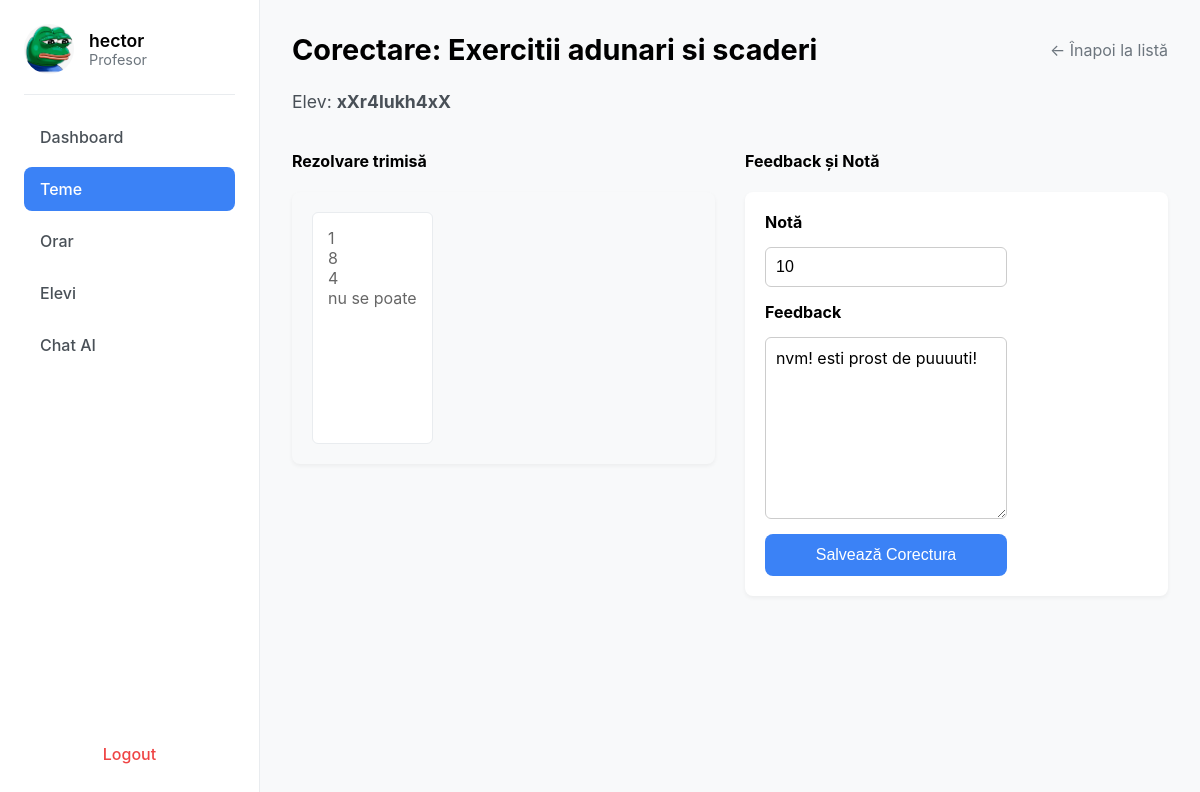
/corectare/5 (signed in), run on the app's committed database.
### app/models.py (models this page shows, shortened)
class User(db.Model, UserMixin):
    __tablename__ = 'user'
    id = db.Column(db.Integer, primary_key=True)
    name = db.Column(db.String(100), nullable=False)
    email = db.Column(db.String(150), unique=True, nullable=False)
    password_hash = db.Column(db.String(256), nullable=False)  # Am mărit la 256 pentru siguranță
    role = db.Column(db.String(20), nullable=False)  # 'student', 'professor', 'parent'
    student = db.relationship('Student', back_populates='user', uselist=False)
    professor = db.relationship('Professor', back_populates='user', uselist=False)
    parent = db.relationship('Parent', back_populates='user', uselist=False)

class Assignment(db.Model):
    __tablename__ = 'assignment'
    id = db.Column(db.Integer, primary_key=True)
    teacher_id = db.Column(db.Integer, db.ForeignKey('professor.id'), nullable=False)
    subject_id = db.Column(db.Integer, db.ForeignKey('subject.id'), nullable=False)  # 'id_materie FK'
    title = db.Column(db.String(150), nullable=False)
    description = db.Column(db.Text, nullable=True)
    created_at = db.Column(db.DateTime, default=datetime.utcnow)
    due_date = db.Column(db.DateTime, nullable=True)  # Data limită
    teacher = db.relationship('Professor', back_populates='assignments')
    subject = db.relationship('Subject', back_populates='assignments')
    submissions = db.relationship('Submission', back_populates='assignment')

class Submission(db.Model):
    __tablename__ = 'submission'
    id = db.Column(db.Integer, primary_key=True)
    assignment_id = db.Column(db.Integer, db.ForeignKey('assignment.id'), nullable=False)
    student_id = db.Column(db.Integer, db.ForeignKey('student.id'), nullable=False)
    content = db.Column(db.Text, nullable=True)  # Rezolvarea elevului (poate fi goală inițial)
    status = db.Column(db.String(50), nullable=False, default='Nefăcut')  # ex: Nefăcut, Trimis, Corectat
    submitted_at = db.Column(db.DateTime, nullable=True)  # Se setează doar la trimitere
    assignment = db.relationship('Assignment', back_populates='submissions')
    student = db.relationship('Student', back_populates='submissions')
    feedback = db.relationship('Feedback', back_populates='submission', uselist=False,
                               cascade="all, delete-orphan")  # Relație unu-la-unu

class Feedback(db.Model):
    __tablename__ = 'feedback'
    id = db.Column(db.Integer, primary_key=True)
    submission_id = db.Column(db.Integer, db.ForeignKey('submission.id'), unique=True, nullable=False)
    grade = db.Column(db.String(10), nullable=True)  # Nota (ex: 10, 7.5, "A+")
    feedback_text = db.Column(db.Text, nullable=True)  # Feedback-ul profesorului
    created_at = db.Column(db.DateTime, default=datetime.utcnow)
    submission = db.relationship('Submission', back_populates='feedback')
    ai_reports = db.relationship('AIReport', back_populates='feedback', cascade="all, delete-orphan")

### app/routes.py (the view, shortened to what this page needs)
@bp.route("/corectare/<int:id_submission>", methods=["GET", "POST"])
@login_required
def corectare_tema(id_submission):
    if current_user.role != "Profesor":
        flash("Acces nepermis.", "error")
        return redirect(url_for("main.home"))
    submission = Submission.query.get_or_404(id_submission)
    return render_template("corectare_tema.html", user=current_user, submission=submission)

### app/__init__.py (called while the page is built)
def create_app():
    app = Flask(__name__)
    app.secret_key = "secret123"  # schimbă cu ceva sigur
    app.config['SQLALCHEMY_DATABASE_URI'] = 'sqlite:///users.db'
    app.config['SQLALCHEMY_TRACK_MODIFICATIONS'] = False
    db.init_app(app)
    login_manager.init_app(app)
    from .routes import bp
    app.register_blueprint(bp)
    from .models import User  # import modelul User
    @login_manager.user_loader
    def user_loader(user_id):
        try:
            return User.query.get(int(user_id))
        except ValueError:
            return None
    with app.app_context():
        db.create_all()
    return app

### app/templates/corectare_tema.html (shortened to what this page needs)
{% extends "base.html" %}
{% block content %}
<div class="sidebar">
    <div class="profile">
        <img src="{{ url_for('static', filename='images/images.jpeg') }}" alt="Profile">
        <div>
            <h3>{{ user.name }}</h3>
            <p>{{ user.role }}</p>
        </div>
    </div>
    <ul class="menu">
        <li><a href="{{ url_for('main.home') }}">Dashboard</a></li>
        <li class="active"><a href="{{ url_for('main.teme_profesor') }}">Teme</a></li>
        <li><a href="{{ url_for('main.orar') }}">Orar</a></li>
        <li><a href="#">Elevi</a></li>
        <li><a href="{{ url_for('main.chat_page') }}" target="_blank">Chat AI</a></li>
    </ul>
    <a class="logout" href="{{ url_for('main.logout') }}">Logout</a>
</div>
<div class="main">
    <div class="header">
        <h2>Corectare: {{ submission.assignment.title }}</h2>
        <a href="{{ url_for('main.detaliu_tema_profesor', id_tema=submission.assignment_id) }}" style="text-decoration: none; color: #6c757d;">&larr; Înapoi la listă</a>
    </div>
    <p style="font-size: 1.1rem; color: #495057;">Elev: <strong>{{ submission.student.user.name }}</strong></p>
    <div style="display: flex; gap: 30px;">
        <div style="flex: 1;">
            <h4>Rezolvare trimisă</h4>
            <div class="assignment-card" style="background: #f8f9fa;">
                 <p style="white-space: pre-wrap; background: #fff; padding: 15px; border-radius: 6px; border: 1px solid #e9ecef; min-height: 200px;">{{ submission.content }}</p>
            </div>
        </div>
        <div style="flex: 1;">
            <h4>Feedback și Notă</h4>
            <div class="assignment-card">
                <form method="post">
                    <div style="display: flex; flex-direction: column; gap: 15px;">
                        <label for="grade" style="font-weight: bold;">Notă</label>
                        <input type="text" id="grade" name="grade"
                               value="{{ submission.feedback.grade if submission.feedback else '' }}"
                               placeholder="ex: 10" required
                               style="padding: 10px; border: 1px solid #ccc; border-radius: 6px; font-size: 1rem;">
                        <label for="feedback_text" style="font-weight: bold;">Feedback</label>
                        <textarea id="feedback_text" name="feedback_text" rows="8" required
                                  placeholder="Scrie aici feedback-ul pentru elev..."
                                  style="padding: 10px; border: 1px solid #ccc; border-radius: 6px; font-size: 1rem; font-family: inherit;">{{ submission.feedback.feedback_text if submission.feedback else '' }}</textarea>
                        <button type="submit" class="primary-action" style="background-color: #3b82f6; color: white; border: none; padding: 12px; font-size: 1rem; font-weight: 500; border-radius: 8px; cursor: pointer;">
                            Salvează Corectura
                        </button>
                    </div>
                </form>
            </div>
        </div>
    </div>
</div>
{% endblock %}

### app/static/css/dashboard.css (style rules this page uses)
body { font-family: -apple-system, BlinkMacSystemFont, "Segoe UI", Roboto, Helvetica, Arial, sans-serif; background-color: #f8f9fa; margin: 0; display: flex; min-height: 100vh; }
.sidebar { width: 260px; background: #ffffff; border-right: 1px solid #e9ecef; display: flex; flex-direction: column; padding: 24px; box-sizing: border-box; }
.main { flex-grow: 1; padding: 32px; background-color: #f8f9fa; }
.profile { display: flex; align-items: center; gap: 15px; padding-bottom: 20px; border-bottom: 1px solid #e9ecef; }
.profile img { width: 50px; height: 50px; border-radius: 50%; }
.profile h3 { margin: 0; font-size: 1.1rem; font-weight: 600; }
.profile p { margin: 0; font-size: 0.9rem; color: #6c757d; }
.menu { list-style: none; padding: 20px 0; margin: 0; flex-grow: 1; }
.menu li { margin-bottom: 8px; }
.menu li a { display: block; padding: 12px 16px; text-decoration: none; color: #495057; font-weight: 500; border-radius: 8px; transition: background-color 0.2s, color 0.2s; }
.menu li.active a { background-color: #3b82f6; color: #ffffff; }
.logout { display: block; padding: 12px 16px; text-decoration: none; color: #ef4444; font-weight: 500; border-radius: 8px; transition: background-color 0.2s; text-align: center; }
.header { display: flex; justify-content: space-between; align-items: center; margin-bottom: 24px; }
.header h2 { margin: 0; font-size: 1.8rem; font-weight: 700; }
.assignment-card { background: #fff; border-radius: 8px; padding: 20px; box-shadow: 0 2px 4px rgba(0,0,0,0.05); display: flex; justify-content: space-between; align-items: center; transition: box-shadow 0.2s; }
.assignment-card p { margin: 0; color: #666; }

### data on the page
User: name "hector", role "Profesor"
Assignment: assignment "Exercitii adunari si scaderi"
User: student.user.name "xXr4lukh4xX"
Submission: content "1 8 4 nu se poate"
Feedback: grade "10", feedback_text "nvm! esti prost de puuuuti!"
